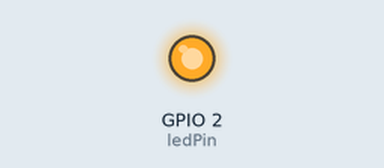
Simulated run of this sketch. Board: ESP8266 (NodeMCU). On the bench: output pins drawn as LEDs (lit = HIGH). WiFi joins after 1.5 s; servers stay silent unless stated; what the sketch prints to the serial monitor is not drawn.

Above: at 1.55 s.
At 2.35 s:
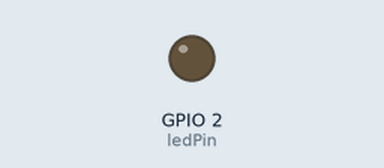
Timing chart, 0 to 4.5 s (numbered marks = the images above):
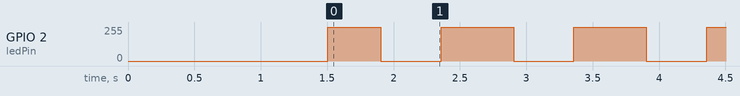

Measured:
- by itself, GPIO 2 (ledPin): repeats every 1.0 s: 0/255 0.45 s, 255/255 0.55 s

The sketch:

ledstrip.ino
```cpp
#include <ESP8266WiFi.h>
#include <ESP8266mDNS.h>
#include <WiFiUdp.h>
#include <ArduinoOTA.h>

const char* ssid = "IOT";
const char* password = "aq12wsxc";
String hostname = "RGBStrip-";
const int ledPin = LED_BUILTIN; // Or D0;

void setup() {
  Serial.begin(115200);

  // Connect to Wi-Fi
  WiFi.mode(WIFI_STA);
  WiFi.hostname(hostname);
  WiFi.begin(ssid, password);
  while (WiFi.waitForConnectResult() != WL_CONNECTED) {
    Serial.println("Connection Failed! Rebooting...");
    delay(5000);
    ESP.restart();
  }

  // Port defaults to 8266
  ArduinoOTA.setPort(8266);

  // Hostname defaults to esp8266-[ChipID]
  hostname += String(ESP.getChipId(), HEX);
  ArduinoOTA.setHostname(hostname.c_str());
  Serial.println("Set hostname");
  Serial.println(hostname);

  // Authentication (optional)
  ArduinoOTA.setPassword((const char *)"123");

  ArduinoOTA.onStart([]() {
    Serial.println("Start");
  });
  ArduinoOTA.onEnd([]() {
    Serial.println("\nEnd");
  });
  ArduinoOTA.onProgress([](unsigned int progress, unsigned int total) {
    Serial.printf("Progress: %u%%\r", (progress / (total / 100)));
  });
  ArduinoOTA.onError([](ota_error_t error) {
    Serial.printf("Error[%u]: ", error);
    if (error == OTA_AUTH_ERROR) Serial.println("Auth Failed");
    else if (error == OTA_BEGIN_ERROR) Serial.println("Begin Failed");
    else if (error == OTA_CONNECT_ERROR) Serial.println("Connect Failed");
    else if (error == OTA_RECEIVE_ERROR) Serial.println("Receive Failed");
    else if (error == OTA_END_ERROR) Serial.println("End Failed");
  });

  ArduinoOTA.begin();

  Serial.println("Ready");
  Serial.print("IP address: ");
  Serial.println(WiFi.localIP());

  pinMode(ledPin, OUTPUT);
}

long previousMillis = 0;
const long interval = 1000;

// Make sure to only put non-blocking code in event loop
void loop() {
  ArduinoOTA.handle();

  long currentMillis = millis();

  if (currentMillis - previousMillis >= interval){
    previousMillis = currentMillis;

    int ledState = digitalRead(ledPin);
    // digitalWrite(ledPin, !ledState); // Active low
  }
  analogWrite(ledPin, abs(currentMillis - previousMillis - 500)-100);
}
```
